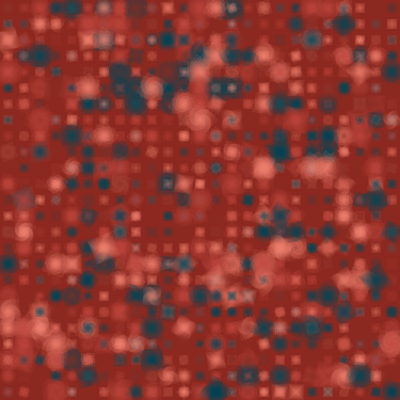
Frame 1 (no input)
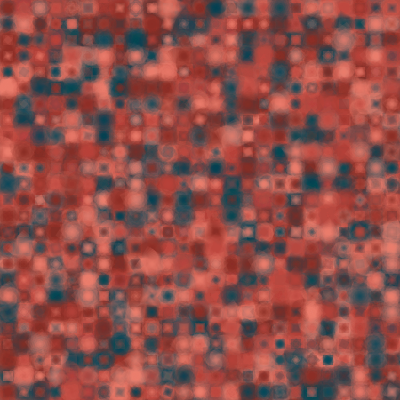
Frame 60 (the mouse pressed at the canvas centre just before this capture)
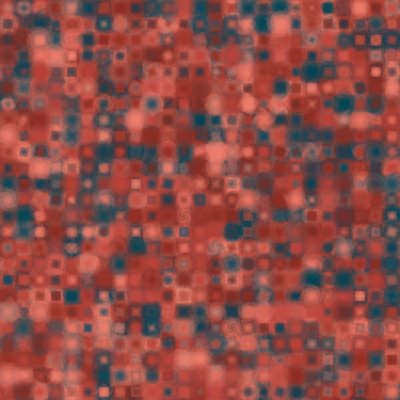
Frame 120 (the mouse held since frame 60 and released just before this capture)

The Processing sketch that drew these frames (run headless with seeded random() and noise(); from frame 60 on, the mouse is pressed at the canvas centre):

// Processing sketch: GenerativeSquares
// ── GenerativeSquares.pde
// Drawing Square shapes 

int cnt; 

int matrix = 25;
int squareSize =10;
color[] color_pallete = new color[5]; 
color bg_color; 
String filename; 

void setup()
{
  cnt = 0; 
  filename = str(hour()+minute()+second()+year()); 
  GetPallette(); 
  color_pallete = darksnpink;
  bg_color = color_pallete[int(random(0,4))];
  background(bg_color); 
  size(400,400); 
  
   createGrid(); 
}

void draw()
{
 //background(bg_color); 
 createGrid(); 
 save(filename+"-"+cnt+".tiff");
}

void createGrid()
{
   // Following 
  for(int i = 0; i < matrix; i++)
  {
    for (int j = 0; j < matrix; j++)
    {
    drawSquarePattern(20, squareSize, (width/matrix)*i,(height/matrix)*j); 
    }
  }
}

void drawSquarePattern(int n, int size, int x, int y)
{
  int numberIters = int(random(0,n));
  float shapeSize = size; 
  float theta = random(1,360);
  int color_alpha = int(random(10,100)); 
  int r = int(random(0,4)); 
  
  for(int i = 0; i < numberIters; i++)
  { 
    pushMatrix(); 
     translate(x+(width/matrix)/2, y+(height/matrix)/2);
    rotate(radians(theta*i));
    stroke(255,255,255,0); 
    fill(color_pallete[r],30); 
    rectMode(CENTER); 
    rect(0, 0, shapeSize, shapeSize );
    shapeSize = shapeSize - (size * 0.2); 
    popMatrix(); 
    // save(filename+"-"+cnt+".tiff");
    cnt++; 
  }
}

void mouseClicked()
{
 save(filename+".tiff");
}

// ── pallette.pde

color[] a = new color[5]; 
color[] summer = new color[5]; 
color[] redblue = new color[5]; 
color[] darkred = new color[5]; 
color[] outdoors = new color[5]; 
color[] reddery = new color[5]; 
color[] darksnpink = new color[5]; 
 // default 


 void  GetPallette()
 {
  a[0] = color(255,204,0);
  a[1] =color(50, 55, 100);
  a[2] =color(50, 100, 100);
  a[3] = color(255,255,255); 
  a[4] = color(0,0,0); 
  
  // summer
  summer[0] = color(255,245,134);
  summer[1] =color(255,140,100);
  summer[2] =color(255,102,89);
  summer[3] = color(124,106,124); 
  summer[4] = color(162,160,168); 
  
    // redblue
  redblue[0] = color(242,80,86);
  redblue[1] =color(255,138,138);
  redblue[2] =color(0,86,119);
  redblue[3] = color(3,119,165); 
  redblue[4] = color(51,156,198); 
  
  //darkred
  darkred[0] = color(252,29,46);
  darkred[1] =color(165,49,59);
  darkred[2] =color(89,36,46);
  darkred[3] = color(40,89,84); 
  darkred[4] = color(242,204,92); 
  
  //outdoors 
  outdoors[0] = color(67,110,165);
  outdoors[1] =color(47,76,114);
  outdoors[2] =color(165,138,3);
  outdoors[3] = color(242,182,4); 
  outdoors[4] = color(191,131,59); 
  
  // reddery
    reddery[0] = color(89,2,16);
  reddery[1] =color(37,2,5);
  reddery[2] =color(186,7,55);
  reddery[3] = color(253,55,51); 
  reddery[4] = color(245,169,167); 
  
  // Darks and Pink
    darksnpink[0] = color(2,64,89);
  darksnpink[1] =color(242,131,107);
  darksnpink[2] =color(140,40,31);
  darksnpink[3] = color(191,69,57); 
  darksnpink[4] = color(13,13,13); 
 }
